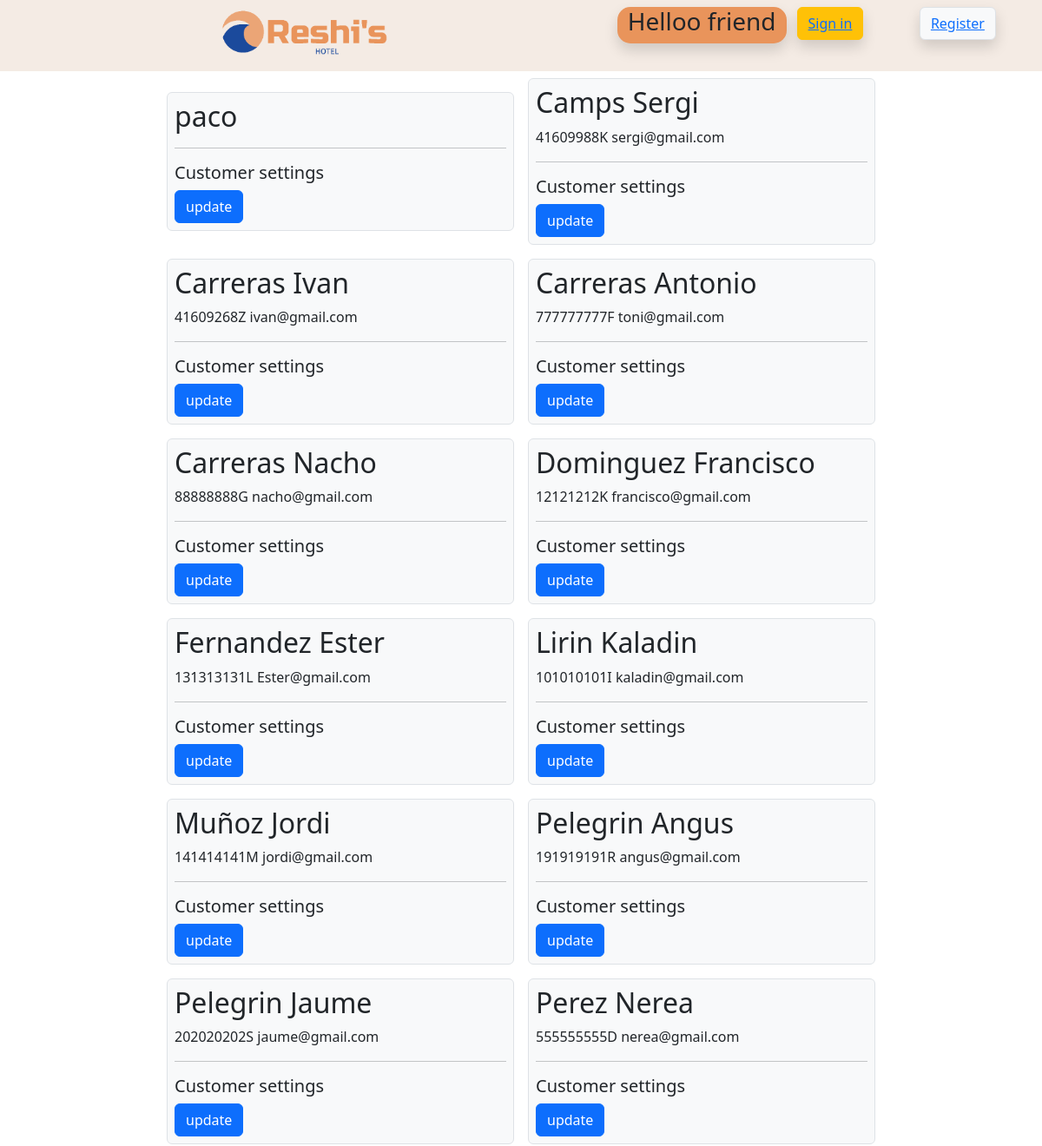
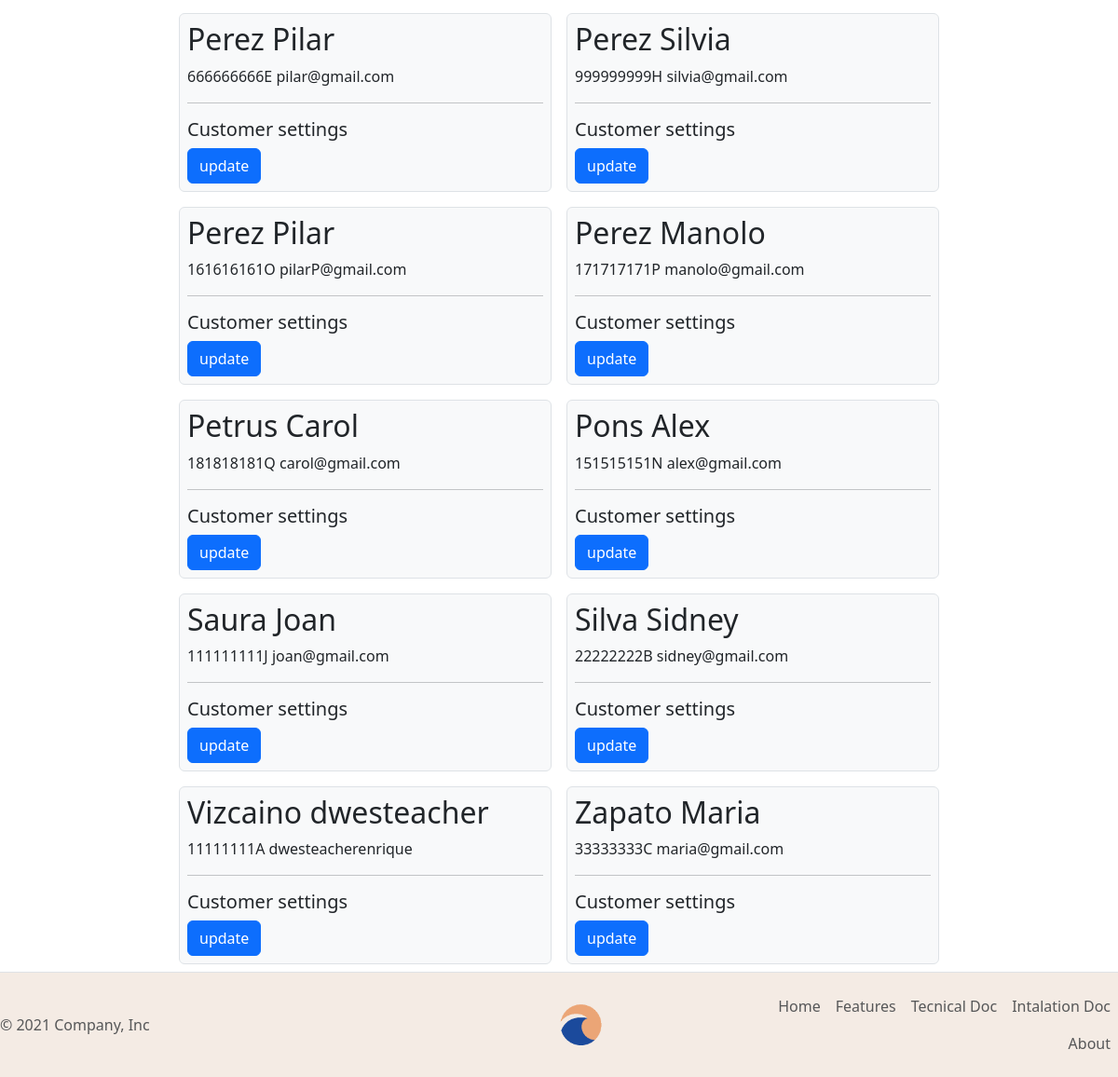
/db/customers/db_customer_select.php, run on an earlier commit of the app's database (2 pictures, top to bottom).
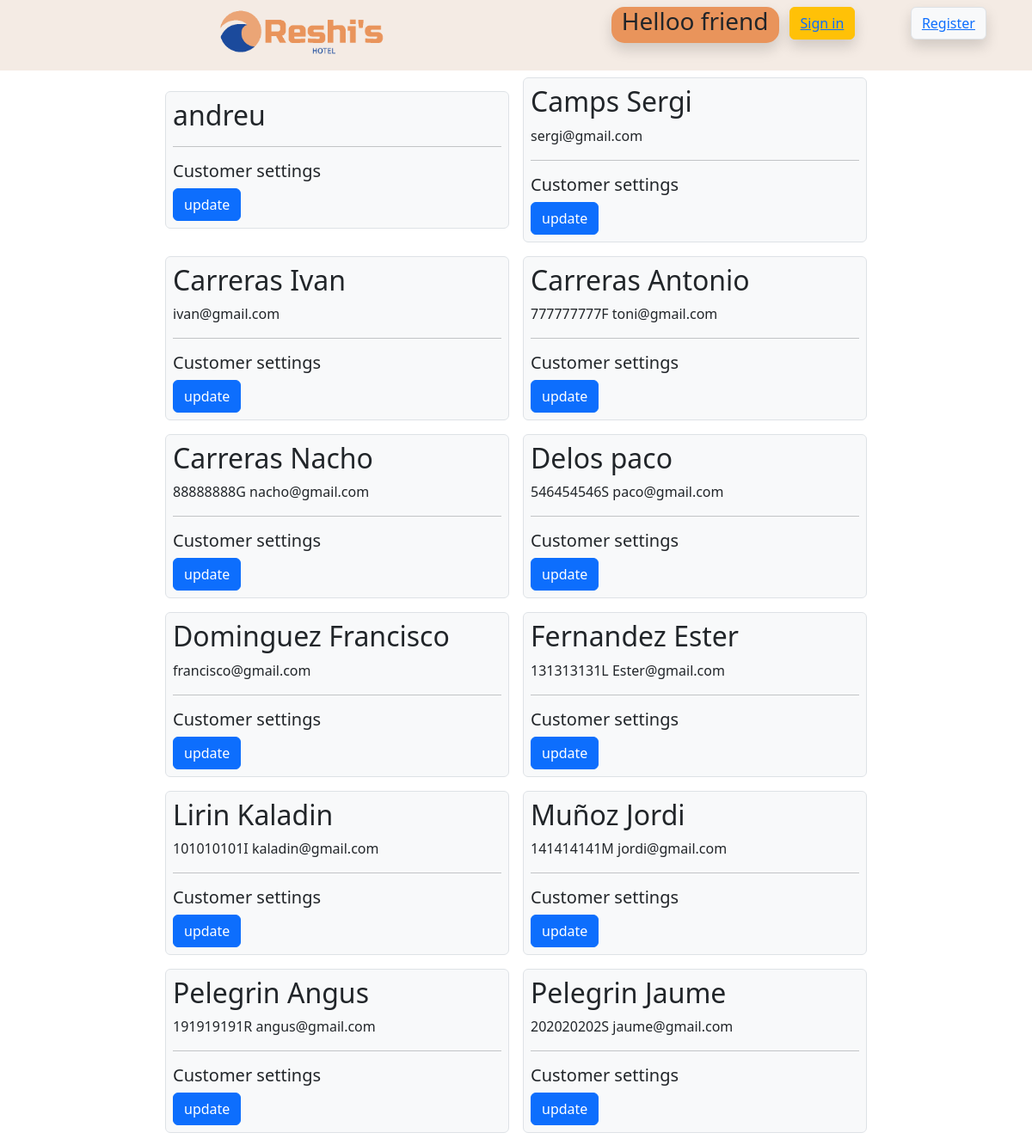
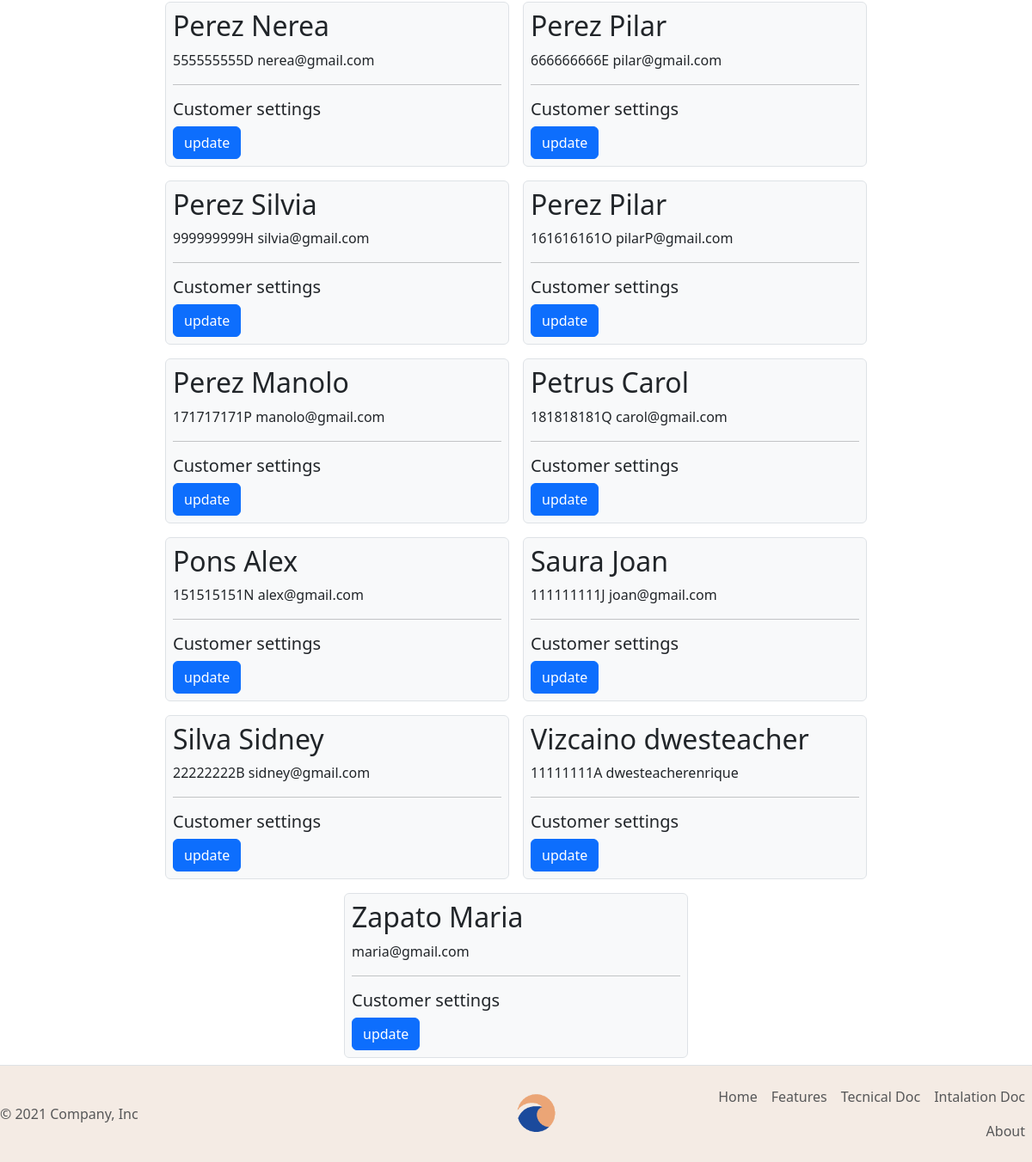
And on a later commit of the database (2 pictures, top to bottom).
### tables this page shows
CREATE TABLE IF NOT EXISTS `034_clients` (
  `client_id` int(11) NOT NULL AUTO_INCREMENT,
  `client_name` varchar(255) DEFAULT NULL,
  `client_surname` varchar(255) DEFAULT NULL,
  `client_avatar` varchar(255) NOT NULL DEFAULT 'xico.png',
  `role` enum('user','admin','anonimo') NOT NULL DEFAULT 'user',
  `client_DNI` varchar(255) DEFAULT NULL,
  `foto_dni` varchar(255) NOT NULL,
  `client_password` varchar(11) NOT NULL,
  `client_email` varchar(255) NOT NULL,
  `client_phone` varchar(10) DEFAULT NULL,
  `credit_card` varchar(32) DEFAULT NULL,
  `client_country` varchar(255) DEFAULT NULL,
  `client_birth` date NOT NULL,
  PRIMARY KEY (`client_id`)
);

### forms/customers/mini_form_customer_update.php (the view, shortened to what this page needs)
<form action="/student034/dwes/forms/customers/form_customer_update.php" method="post" >
  <label><input class="btn btn-primary" type="submit" name="update" value="update" ></label>
</form>

### db/customers/db_customer_select.php
<?php
include($_SERVER['DOCUMENT_ROOT'] . '/student034/dwes/header.php');
?>
<?php
  include($_SERVER['DOCUMENT_ROOT'] . '/student034/dwes/db/db_connection.php');
  $sql = 'SELECT * FROM 034_clients ORDER BY client_surname ASC';
  $resultado = mysqli_query($conn, $sql);
  $muestra = mysqli_fetch_all($resultado, MYSQLI_ASSOC);
?>
<div class="d-flex justify-content-center align-items-center flex-wrap">
  <?php foreach ($muestra as $customer) { ?>
    <div class="bg-light m-2 p-2 rounded border" style="width: 400px;">
      <h2><?php print_r($customer['client_surname'] . ' ' . $customer['client_name']) ?></h2>
      <p><?php print_r($customer['client_DNI'] . ' ' .$customer['client_email']) ?></p>
      <hr>
      <h5>Customer settings</h5>
      <?php
      include($_SERVER['DOCUMENT_ROOT'] . '/student034/dwes/forms/customers/mini_form_customer_update.php');
      ?>
    </div>
<?php
  }
?>
</div>
<?php
include($_SERVER['DOCUMENT_ROOT'] . '/student034/dwes/footer.php');
?>

What changed in the data, as far as the page shows it:
added 034_clients: value "andreu"
changed 034_clients (number 2 of 23 on the later page): value "Camps Sergi 41609988K sergi@gmail.com" → "Camps Sergi sergi@gmail.com"
changed 034_clients (number 3 of 23 on the later page): value "Carreras Ivan 41609268Z ivan@gmail.com" → "Carreras Ivan ivan@gmail.com"
changed 034_clients (number 6 of 23 on the later page): value "paco" → "Delos paco 546454546S paco@gmail.com"; moves down the list
changed 034_clients (number 7 of 23 on the later page): value "Dominguez Francisco 12121212K francisco@gmail.com" → "Dominguez Francisco francisco@gmail.com"
changed 034_clients (number 23 of 23 on the later page): value "Zapato Maria 33333333C maria@gmail.com" → "Zapato Maria maria@gmail.com"
